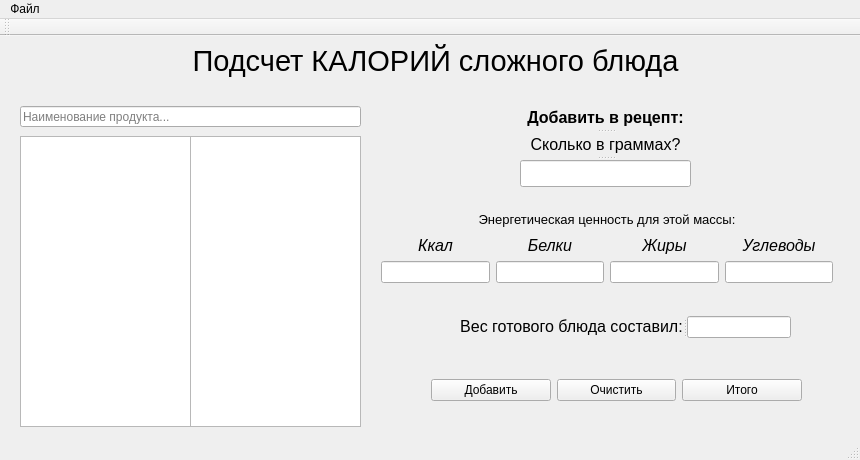
<?xml version="1.0" encoding="UTF-8"?>
<ui version="4.0">
 <class>SecondWindow</class>
 <widget class="QMainWindow" name="SecondWindow">
  <property name="geometry">
   <rect>
    <x>0</x>
    <y>0</y>
    <width>860</width>
    <height>460</height>
   </rect>
  </property>
  <property name="minimumSize">
   <size>
    <width>860</width>
    <height>460</height>
   </size>
  </property>
  <property name="maximumSize">
   <size>
    <width>860</width>
    <height>460</height>
   </size>
  </property>
  <property name="windowTitle">
   <string>MainWindow</string>
  </property>
  <widget class="QWidget" name="centralwidget">
   <widget class="QLineEdit" name="searchLine">
    <property name="geometry">
     <rect>
      <x>20</x>
      <y>70</y>
      <width>341</width>
      <height>21</height>
     </rect>
    </property>
    <property name="placeholderText">
     <string>Наименование продукта...</string>
    </property>
    <property name="clearButtonEnabled">
     <bool>true</bool>
    </property>
   </widget>
   <widget class="QListWidget" name="productList">
    <property name="geometry">
     <rect>
      <x>20</x>
      <y>100</y>
      <width>171</width>
      <height>291</height>
     </rect>
    </property>
    <property name="sizePolicy">
     <sizepolicy hsizetype="Preferred" vsizetype="Preferred">
      <horstretch>0</horstretch>
      <verstretch>0</verstretch>
     </sizepolicy>
    </property>
   </widget>
   <widget class="QLabel" name="label">
    <property name="geometry">
     <rect>
      <x>190</x>
      <y>0</y>
      <width>491</width>
      <height>51</height>
     </rect>
    </property>
    <property name="font">
     <font>
      <pointsize>22</pointsize>
     </font>
    </property>
    <property name="frameShape">
     <enum>QFrame::NoFrame</enum>
    </property>
    <property name="text">
     <string>&lt;html&gt;&lt;head/&gt;&lt;body&gt;&lt;p align=&quot;center&quot;&gt;Подсчет КАЛОРИЙ сложного блюда&lt;/p&gt;&lt;/body&gt;&lt;/html&gt;</string>
    </property>
   </widget>
   <widget class="QPlainTextEdit" name="caloryArea">
    <property name="geometry">
     <rect>
      <x>190</x>
      <y>100</y>
      <width>171</width>
      <height>291</height>
     </rect>
    </property>
    <property name="sizePolicy">
     <sizepolicy hsizetype="Preferred" vsizetype="Preferred">
      <horstretch>0</horstretch>
      <verstretch>0</verstretch>
     </sizepolicy>
    </property>
   </widget>
   <widget class="QWidget" name="layoutWidget">
    <property name="geometry">
     <rect>
      <x>381</x>
      <y>174</y>
      <width>452</width>
      <height>73</height>
     </rect>
    </property>
    <layout class="QGridLayout" name="gridLayout_2">
     <item row="1" column="0" colspan="4">
      <layout class="QGridLayout" name="gridLayout">
       <item row="0" column="0">
        <widget class="QLabel" name="label_4">
         <property name="font">
          <font>
           <pointsize>12</pointsize>
          </font>
         </property>
         <property name="text">
          <string>&lt;html&gt;&lt;head/&gt;&lt;body&gt;&lt;p align=&quot;center&quot;&gt;&lt;span style=&quot; font-style:italic;&quot;&gt;Ккал&lt;/span&gt;&lt;/p&gt;&lt;/body&gt;&lt;/html&gt;</string>
         </property>
        </widget>
       </item>
       <item row="0" column="1">
        <widget class="QLabel" name="label_5">
         <property name="font">
          <font>
           <pointsize>12</pointsize>
          </font>
         </property>
         <property name="text">
          <string>&lt;html&gt;&lt;head/&gt;&lt;body&gt;&lt;p align=&quot;center&quot;&gt;&lt;span style=&quot; font-style:italic;&quot;&gt;Белки&lt;/span&gt;&lt;/p&gt;&lt;/body&gt;&lt;/html&gt;</string>
         </property>
        </widget>
       </item>
       <item row="0" column="2">
        <widget class="QLabel" name="label_6">
         <property name="font">
          <font>
           <pointsize>12</pointsize>
          </font>
         </property>
         <property name="text">
          <string>&lt;html&gt;&lt;head/&gt;&lt;body&gt;&lt;p align=&quot;center&quot;&gt;&lt;span style=&quot; font-style:italic;&quot;&gt;Жиры&lt;/span&gt;&lt;/p&gt;&lt;/body&gt;&lt;/html&gt;</string>
         </property>
        </widget>
       </item>
       <item row="0" column="3">
        <widget class="QLabel" name="label_7">
         <property name="font">
          <font>
           <pointsize>12</pointsize>
          </font>
         </property>
         <property name="text">
          <string>&lt;html&gt;&lt;head/&gt;&lt;body&gt;&lt;p align=&quot;center&quot;&gt;&lt;span style=&quot; font-style:italic;&quot;&gt;Углеводы&lt;/span&gt;&lt;/p&gt;&lt;/body&gt;&lt;/html&gt;</string>
         </property>
        </widget>
       </item>
      </layout>
     </item>
     <item row="2" column="2" alignment="Qt::AlignVCenter">
      <widget class="QLineEdit" name="fats">
       <property name="readOnly">
        <bool>true</bool>
       </property>
      </widget>
     </item>
     <item row="2" column="1" alignment="Qt::AlignVCenter">
      <widget class="QLineEdit" name="proteins">
       <property name="readOnly">
        <bool>true</bool>
       </property>
      </widget>
     </item>
     <item row="2" column="0" alignment="Qt::AlignVCenter">
      <widget class="QLineEdit" name="kcal">
       <property name="whatsThis">
        <string>&lt;html&gt;&lt;head/&gt;&lt;body&gt;&lt;p align=&quot;center&quot;&gt;&lt;br/&gt;&lt;/p&gt;&lt;/body&gt;&lt;/html&gt;</string>
       </property>
       <property name="cursorPosition">
        <number>0</number>
       </property>
       <property name="readOnly">
        <bool>true</bool>
       </property>
      </widget>
     </item>
     <item row="2" column="3" alignment="Qt::AlignVCenter">
      <widget class="QLineEdit" name="carbohydrates">
       <property name="readOnly">
        <bool>true</bool>
       </property>
      </widget>
     </item>
     <item row="0" column="0" colspan="4">
      <widget class="QLabel" name="label_3">
       <property name="font">
        <font>
         <pointsize>12</pointsize>
        </font>
       </property>
       <property name="text">
        <string>&lt;html&gt;&lt;head/&gt;&lt;body&gt;&lt;p align=&quot;center&quot;&gt;&lt;span style=&quot; font-size:10pt;&quot;&gt;Энергетическая ценность для этой массы:&lt;/span&gt;&lt;/p&gt;&lt;/body&gt;&lt;/html&gt;</string>
       </property>
      </widget>
     </item>
    </layout>
   </widget>
   <widget class="QWidget" name="layoutWidget">
    <property name="geometry">
     <rect>
      <x>431</x>
      <y>339</y>
      <width>371</width>
      <height>31</height>
     </rect>
    </property>
    <layout class="QGridLayout" name="gridLayout_3">
     <item row="0" column="2">
      <widget class="QPushButton" name="Total">
       <property name="text">
        <string>Итого</string>
       </property>
      </widget>
     </item>
     <item row="0" column="0">
      <widget class="QPushButton" name="Add">
       <property name="whatsThis">
        <string>&lt;!DOCTYPE HTML PUBLIC &quot;-//W3C//DTD HTML 4.0//EN&quot; &quot;http://www.w3.org/TR/REC-html40/strict.dtd&quot;&gt;
&lt;html&gt;&lt;head&gt;&lt;meta name=&quot;qrichtext&quot; content=&quot;1&quot; /&gt;&lt;style type=&quot;text/css&quot;&gt;
p, li { white-space: pre-wrap; }
&lt;/style&gt;&lt;/head&gt;&lt;body style=&quot; font-family:'MS Shell Dlg 2'; font-size:8pt; font-weight:400; font-style:normal;&quot;&gt;
&lt;p style=&quot;-qt-paragraph-type:empty; margin-top:0px; margin-bottom:0px; margin-left:0px; margin-right:0px; -qt-block-indent:0; text-indent:0px;&quot;&gt;&lt;br /&gt;&lt;/p&gt;&lt;/body&gt;&lt;/html&gt;</string>
       </property>
       <property name="text">
        <string>Добавить</string>
       </property>
      </widget>
     </item>
     <item row="0" column="1">
      <widget class="QPushButton" name="clear">
       <property name="text">
        <string>Очистить</string>
       </property>
      </widget>
     </item>
    </layout>
   </widget>
   <widget class="QSplitter" name="splitter_2">
    <property name="geometry">
     <rect>
      <x>520</x>
      <y>70</y>
      <width>171</width>
      <height>81</height>
     </rect>
    </property>
    <property name="orientation">
     <enum>Qt::Vertical</enum>
    </property>
    <widget class="QLabel" name="label_8">
     <property name="font">
      <font>
       <pointsize>12</pointsize>
      </font>
     </property>
     <property name="text">
      <string>&lt;html&gt;&lt;head/&gt;&lt;body&gt;&lt;p align=&quot;center&quot;&gt;&lt;span style=&quot; font-weight:600;&quot;&gt;Добавить в рецепт:&lt;/span&gt;&lt;/p&gt;&lt;/body&gt;&lt;/html&gt;</string>
     </property>
    </widget>
    <widget class="QLabel" name="label_2">
     <property name="font">
      <font>
       <pointsize>12</pointsize>
      </font>
     </property>
     <property name="text">
      <string>&lt;html&gt;&lt;head/&gt;&lt;body&gt;&lt;p align=&quot;center&quot;&gt;Сколько в граммах?&lt;/p&gt;&lt;/body&gt;&lt;/html&gt;</string>
     </property>
    </widget>
    <widget class="QLineEdit" name="weightLine"/>
   </widget>
   <widget class="QSplitter" name="splitter">
    <property name="geometry">
     <rect>
      <x>460</x>
      <y>280</y>
      <width>331</width>
      <height>22</height>
     </rect>
    </property>
    <property name="orientation">
     <enum>Qt::Horizontal</enum>
    </property>
    <widget class="QLabel" name="label_9">
     <property name="font">
      <font>
       <pointsize>12</pointsize>
      </font>
     </property>
     <property name="text">
      <string>&lt;html&gt;&lt;head/&gt;&lt;body&gt;&lt;p align=&quot;center&quot;&gt;Вес готового блюда составил:&lt;/p&gt;&lt;/body&gt;&lt;/html&gt;</string>
     </property>
    </widget>
    <widget class="QLineEdit" name="UTOG"/>
   </widget>
  </widget>
  <widget class="QMenuBar" name="menubar">
   <property name="geometry">
    <rect>
     <x>0</x>
     <y>0</y>
     <width>860</width>
     <height>20</height>
    </rect>
   </property>
   <widget class="QMenu" name="menu">
    <property name="title">
     <string>Файл</string>
    </property>
    <addaction name="action_Open"/>
    <addaction name="separator"/>
    <addaction name="action_Quit"/>
   </widget>
   <addaction name="menu"/>
  </widget>
  <widget class="QStatusBar" name="statusbar"/>
  <widget class="QToolBar" name="toolBar">
   <property name="windowTitle">
    <string>toolBar</string>
   </property>
   <attribute name="toolBarArea">
    <enum>TopToolBarArea</enum>
   </attribute>
   <attribute name="toolBarBreak">
    <bool>false</bool>
   </attribute>
  </widget>
  <action name="action_Quit">
   <property name="text">
    <string>Закрыть</string>
   </property>
   <property name="shortcut">
    <string>Ctrl+Q</string>
   </property>
  </action>
  <action name="action_Open">
   <property name="text">
    <string>Открыть...</string>
   </property>
   <property name="shortcut">
    <string>Ctrl+O</string>
   </property>
  </action>
 </widget>
 <resources/>
 <connections>
  <connection>
   <sender>action_Quit</sender>
   <signal>triggered()</signal>
   <receiver>SecondWindow</receiver>
   <slot>close()</slot>
   <hints>
    <hint type="sourcelabel">
     <x>-1</x>
     <y>-1</y>
    </hint>
    <hint type="destinationlabel">
     <x>399</x>
     <y>299</y>
    </hint>
   </hints>
  </connection>
 </connections>
</ui>
